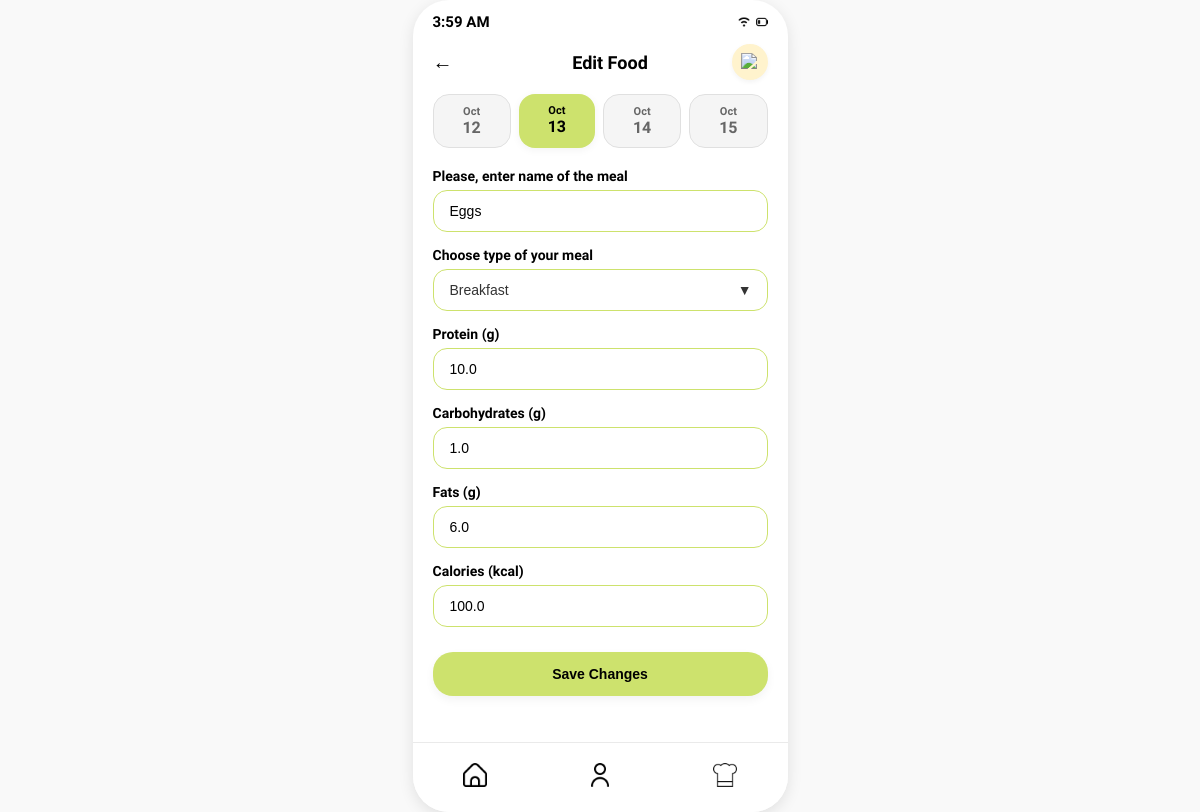
/foods/7/edit, run on an earlier commit of the app's database.
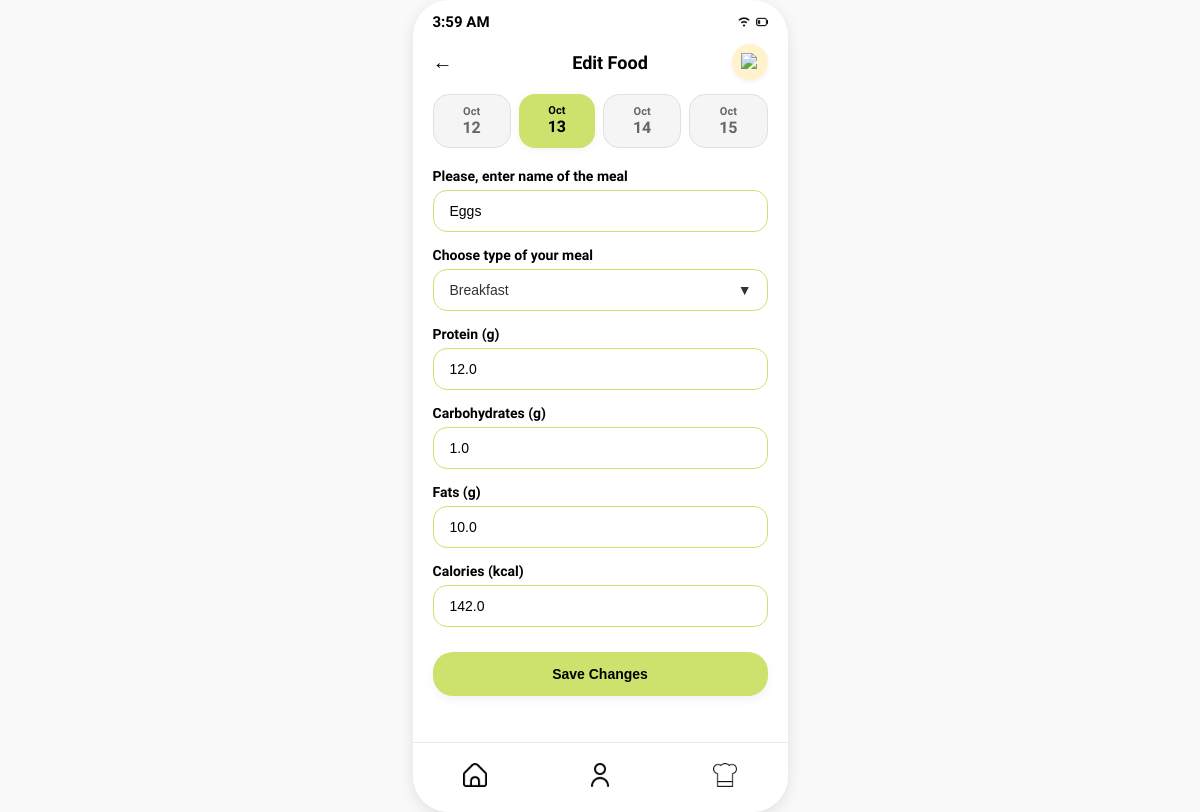
And on a later commit of the database.
### tables this page shows
CREATE TABLE food_items (
            id INTEGER PRIMARY KEY AUTOINCREMENT,
            user_id INTEGER NOT NULL,
            name TEXT NOT NULL,
            meal_type TEXT NOT NULL CHECK (meal_type IN ('Breakfast', 'Lunch', 'Dinner', 'Snacks')),
            calories REAL NOT NULL,
            protein_grams REAL NOT NULL,
            carbohydrate_grams REAL NOT NULL,
            fat_grams REAL NOT NULL,
            created_at TEXT NOT NULL DEFAULT CURRENT_TIMESTAMP, usage_count INTEGER NOT NULL DEFAULT 0,
            FOREIGN KEY (user_id) REFERENCES users(id) ON DELETE CASCADE
        );

### app.py (the view, shortened to what this page needs)
@app.route("/foods/<int:food_id>/edit", methods=["GET", "POST"])
def edit_food(food_id):
    with get_database_connection() as connection:
        user_id = get_food_user_id(connection)
        if user_id is None:
            abort(409, "A food owner is required before a food item can be edited.")
        food_item = connection.execute(
            """
            SELECT id, name, meal_type, calories, protein_grams,
                   carbohydrate_grams, fat_grams
            FROM food_items
            WHERE id = ? AND user_id = ?
            """,
            (food_id, user_id),
        ).fetchone()
        if food_item is None:
            abort(404)
    selected_date, date_options = get_compact_date_options(request.args.get("date"))
    return render_template(
        "add_food.html",
        editing=True,
        food=food_item,
        selected_date=selected_date,
        date_options=date_options,
    )

### app.py (called while the page is built)
def get_database_connection():
    return open_database_connection(app.config["DATABASE"])

def active_demo_user_id():
    user_id = session.get("user_id")
    if user_id is None:
        return None
    with get_database_connection() as connection:
        user = connection.execute(
            "SELECT id FROM users WHERE id = ?", (user_id,)
        ).fetchone()
    return user["id"] if user is not None else None

def get_food_user_id(connection):
    session_user_id = active_demo_user_id()
    if session_user_id is not None:
        return session_user_id
    users = connection.execute("SELECT id FROM users ORDER BY id LIMIT 2").fetchall()
    return users[0]["id"] if len(users) == 1 else None

### database.py (called while the page is built)
def get_database_connection(database_path):
    connection = sqlite3.connect(database_path)
    connection.row_factory = sqlite3.Row
    connection.execute("PRAGMA foreign_keys = ON")
    return connection

### templates/add_food.html (shortened to what the changed rows need)
<!DOCTYPE html>
<html lang="en">
<head>
    <link rel="stylesheet" href="{{ url_for('static', filename='style.css') }}">
</head>
<body>
    <div class="phone-screen"
        style="justify-content: flex-start; padding: 25px 20px; position: relative; overflow-y: auto; scrollbar-width: none;">
        <div
            style="display: flex; justify-content: space-between; align-items: center; width: 100%; margin-top: 25px; margin-bottom: 20px; position: relative;">
            <h2 style="font-size: 18px; font-weight: 700; margin: 0 auto; color: #000000;">{% if editing %}Edit Food{%
                else %}Add your Meal{% endif %}</h2>
        </div>
        <form
            action="{% if editing %}{{ url_for('edit_food', food_id=food['id']) }}{% else %}{{ url_for('add_food') }}{% endif %}"
            method="POST" style="width: 100%; display: flex; flex-direction: column; gap: 15px; padding-bottom: 70px;">
            <div style="display: flex; flex-direction: column; gap: 6px;">
                <label style="font-size: 14px; font-weight: 700; color: #000;">Please, enter name of the meal</label>
                <input type="text" name="meal_name" placeholder="name" value="{{ food['name'] if editing else '' }}"
                    required
                    style="width: 100%; padding: 12px 16px; border: 1.5px solid #CDE26D; border-radius: 14px; outline: none; font-size: 14px; background: #ffffff; box-sizing: border-box;">
            </div>
            <div style="display: flex; flex-direction: column; gap: 6px;">
                <div style="position: relative;">
                    <select name="meal_type"
                        style="width: 100%; padding: 12px 16px; border: 1.5px solid #CDE26D; border-radius: 14px; outline: none; font-size: 14px; background: #ffffff; appearance: none; box-sizing: border-box; cursor: pointer; color: #333;">
                        <option value="Breakfast" {% if editing and food['meal_type']=='Breakfast' %}selected{% endif
                            %}>Breakfast</option>
                    </select>
                    <span
                        style="position: absolute; right: 16px; top: 50%; transform: translateY(-50%); pointer-events: none; font-size: 14px; color: #333;">▼</span>
                </div>
            </div>
            <div style="display: flex; flex-direction: column; gap: 6px;">
                <label style="font-size: 14px; font-weight: 700; color: #000;">Protein (g)</label>
                <input type="number" name="protein" id="protein" min="0" step="1" placeholder="grams"
                    value="{{ food['protein_grams'] if editing else '' }}" required
                    style="width: 100%; padding: 12px 16px; border: 1.5px solid #CDE26D; border-radius: 14px; outline: none; font-size: 14px; background: #ffffff; box-sizing: border-box;">
            </div>
            <div style="display: flex; flex-direction: column; gap: 6px;">
                <label style="font-size: 14px; font-weight: 700; color: #000;">Carbohydrates (g)</label>
                <input type="number" name="carbs" id="carbs" min="0" step="1" placeholder="grams"
                    value="{{ food['carbohydrate_grams'] if editing else '' }}" required
                    style="width: 100%; padding: 12px 16px; border: 1.5px solid #CDE26D; border-radius: 14px; outline: none; font-size: 14px; background: #ffffff; box-sizing: border-box;">
            </div>
            <div style="display: flex; flex-direction: column; gap: 6px;">
                <label style="font-size: 14px; font-weight: 700; color: #000;">Fats (g)</label>
                <input type="number" name="fats" id="fats" min="0" step="1" placeholder="grams"
                    value="{{ food['fat_grams'] if editing else '' }}" required
                    style="width: 100%; padding: 12px 16px; border: 1.5px solid #CDE26D; border-radius: 14px; outline: none; font-size: 14px; background: #ffffff; box-sizing: border-box;">
            </div>
            <div style="display: flex; flex-direction: column; gap: 6px;">
                <label style="font-size: 14px; font-weight: 700; color: #000;">Calories (kcal)</label>
                <input type="number" name="calories" id="calories" min="0" step="1" placeholder="kcal"
                    value="{{ food['calories'] if editing else '' }}" required
                    style="width: 100%; padding: 12px 16px; border: 1.5px solid #CDE26D; border-radius: 14px; outline: none; font-size: 14px; background: #ffffff; box-sizing: border-box;">
            </div>
        </form>
    </div>
</body>
</html>

What changed in the data, as far as the page shows it:
changed food_items "Eggs": protein "10.0" → "12.0"; fats "6.0" → "10.0"; calories "100.0" → "142.0"
